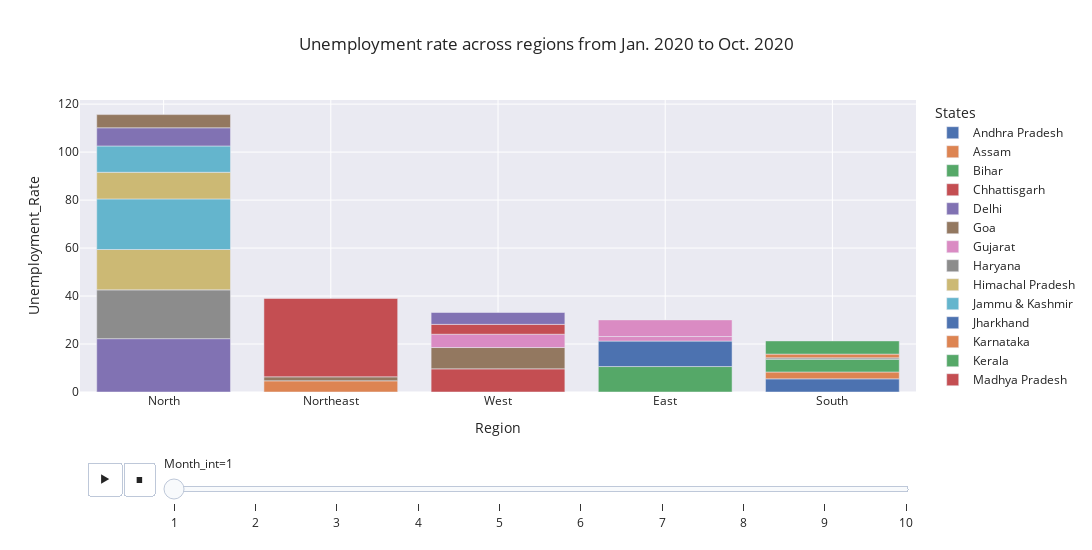

Notebook cell for this chart:
### Code cell
## Bar chart showing  unemployment rate across regions from Jan. 2020 to Oct. 2020

fig = px.bar(df_copy, x='Region', y='Unemployment_Rate', animation_frame='Month_int', color='States',
             title='Unemployment rate across regions from Jan. 2020 to Oct. 2020', height=700, template='seaborn')

# Updating the x-axis category order to be in descending total
fig.update_layout(xaxis={'categoryorder': 'total descending'})

# Adjusting the animation frame duration
fig.layout.updatemenus[0].buttons[0].args[1]["frame"]["duration"] = 1000
fig.update_layout(width=1100, height=550)
fig.show()

### Figure 1 — Plotly figure (JSON) as saved in the notebook; plotly's stock layout.template omitted (floating-point values rounded to 4 significant figures)
{"data": [{"alignmentgroup": "True", "hovertemplate": "States=Andhra Pradesh<br>Month_int=1<br>Region=%{x}<br>Unemployment_Rate=%{y}<extra></extra>", "legendgroup": "Andhra Pradesh", "marker": {"color": "rgb(76,114,176)", "pattern": {"shape": ""}}, "name": "Andhra Pradesh", "offsetgroup": "Andhra Pradesh", "orientation": "v", "showlegend": true, "textposition": "auto", "type": "bar", "x": ["South"], "xaxis": "x", "y": [5.48], "yaxis": "y"}, {"alignmentgroup": "True", "hovertemplate": "States=Assam<br>Month_int=1<br>Region=%{x}<br>Unemployment_Rate=%{y}<extra></extra>", "legendgroup": "Assam", "marker": {"color": "rgb(221,132,82)", "pattern": {"shape": ""}}, "name": "Assam", "offsetgroup": "Assam", "orientation": "v", "showlegend": true, "textposition": "auto", "type": "bar", "x": ["Northeast"], "xaxis": "x", "y": [4.66], "yaxis": "y"}, {"alignmentgroup": "True", "hovertemplate": "States=Bihar<br>Month_int=1<br>Region=%{x}<br>Unemployment_Rate=%{y}<extra></extra>", "legendgroup": "Bihar", "marker": {"color": "rgb(85,168,104)", "pattern": {"shape": ""}}, "name": "Bihar", "offsetgroup": "Bihar", "orientation": "v", "showlegend": true, "textposition": "auto", "type": "bar", "x": ["East"], "xaxis": "x", "y": [10.61], "yaxis": "y"}, {"alignmentgroup": "True", "hovertemplate": "States=Chhattisgarh<br>Month_int=1<br>Region=%{x}<br>Unemployment_Rate=%{y}<extra></extra>", "legendgroup": "Chhattisgarh", "marker": {"color": "rgb(196,78,82)", "pattern": {"shape": ""}}, "name": "Chhattisgarh", "offsetgroup": "Chhattisgarh", "orientation": "v", "showlegend": true, "textposition": "auto", "type": "bar", "x": ["West"], "xaxis": "x", "y": [9.65], "yaxis": "y"}, {"alignmentgroup": "True", "hovertemplate": "States=Delhi<br>Month_int=1<br>Region=%{x}<br>Unemployment_Rate=%{y}<extra></extra>", "legendgroup": "Delhi", "marker": {"color": "rgb(129,114,179)", "pattern": {"shape": ""}}, "name": "Delhi", "offsetgroup": "Delhi", "orientation": "v", "showlegend": true, "textposition": "auto", "type": "bar", "x": ["North"], "xaxis": "x", "y": [22.23], "yaxis": "y"}, {"alignmentgroup": "True", "hovertemplate": "States=Goa<br>Month_int=1<br>Region=%{x}<br>Unemployment_Rate=%{y}<extra></extra>", "legendgroup": "Goa", "marker": {"color": "rgb(147,120,96)", "pattern": {"shape": ""}}, "name": "Goa", "offsetgroup": "Goa", "orientation": "v", "showlegend": true, "textposition": "auto", "type": "bar", "x": ["West"], "xaxis": "x", "y": [8.89], "yaxis": "y"}, {"alignmentgroup": "True", "hovertemplate": "States=Gujarat<br>Month_int=1<br>Region=%{x}<br>Unemployment_Rate=%{y}<extra></extra>", "legendgroup": "Gujarat", "marker": {"color": "rgb(218,139,195)", "pattern": {"shape": ""}}, "name": "Gujarat", "offsetgroup": "Gujarat", "orientation": "v", "showlegend": true, "textposition": "auto", "type": "bar", "x": ["West"], "xaxis": "x", "y": [5.54], "yaxis": "y"}, {"alignmentgroup": "True", "hovertemplate": "States=Haryana<br>Month_int=1<br>Region=%{x}<br>Unemployment_Rate=%{y}<extra></extra>", "legendgroup": "Haryana", "marker": {"color": "rgb(140,140,140)", "pattern": {"shape": ""}}, "name": "Haryana", "offsetgroup": "Haryana", "orientation": "v", "showlegend": true, "textposition": "auto", "type": "bar", "x": ["North"], "xaxis": "x", "y": [20.34], "yaxis": "y"}, {"alignmentgroup": "True", "hovertemplate": "States=Himachal Pradesh<br>Month_int=1<br>Region=%{x}<br>Unemployment_Rate=%{y}<extra></extra>", "legendgroup": "Himachal Pradesh", "marker": {"color": "rgb(204,185,116)", "pattern": {"shape": ""}}, "name": "Himachal Pradesh", "offsetgroup": "Himachal Pradesh", "orientation": "v", "showlegend": true, "textposition": "auto", "type": "bar", "x": ["North"], "xaxis": "x", "y": [16.83], "yaxis": "y"}, {"alignmentgroup": "True", "hovertemplate": "States=Jammu & Kashmir<br>Month_int=1<br>Region=%{x}<br>Unemployment_Rate=%{y}<extra></extra>", "legendgroup": "Jammu & Kashmir", "marker": {"color": "rgb(100,181,205)", "pattern": {"shape": ""}}, "name": "Jammu & Kashmir", "offsetgroup": "Jammu & Kashmir", "orientation": "v", "showlegend": true, "textposition": "auto", "type": "bar", "x": ["North"], "xaxis": "x", "y": [21.08], "yaxis": "y"}, {"alignmentgroup": "True", "hovertemplate": "States=Jharkhand<br>Month_int=1<br>Region=%{x}<br>Unemployment_Rate=%{y}<extra></extra>", "legendgroup": "Jharkhand", "marker": {"color": "rgb(76,114,176)", "pattern": {"shape": ""}}, "name": "Jharkhand", "offsetgroup": "Jharkhand", "orientation": "v", "showlegend": true, "textposition": "auto", "type": "bar", "x": ["East"], "xaxis": "x", "y": [10.61], "yaxis": "y"}, {"alignmentgroup": "True", "hovertemplate": "States=Karnataka<br>Month_int=1<br>Region=%{x}<br>Unemployment_Rate=%{y}<extra></extra>", "legendgroup": "Karnataka", "marker": {"color": "rgb(221,132,82)", "pattern": {"shape": ""}}, "name": "Karnataka", "offsetgroup": "Karnataka", "orientation": "v", "showlegend": true, "textposition": "auto", "type": "bar", "x": ["South"], "xaxis": "x", "y": [2.86], "yaxis": "y"}, {"alignmentgroup": "True", "hovertemplate": "States=Kerala<br>Month_int=1<br>Region=%{x}<br>Unemployment_Rate=%{y}<extra></extra>", "legendgroup": "Kerala", "marker": {"color": "rgb(85,168,104)", "pattern": {"shape": ""}}, "name": "Kerala", "offsetgroup": "Kerala", "orientation": "v", "showlegend": true, "textposition": "auto", "type": "bar", "x": ["South"], "xaxis": "x", "y": [5.31], "yaxis": "y"}, {"alignmentgroup": "True", "hovertemplate": "States=Madhya Pradesh<br>Month_int=1<br>Region=%{x}<br>Unemployment_Rate=%{y}<extra></extra>", "legendgroup": "Madhya Pradesh", "marker": {"color": "rgb(196,78,82)", "pattern": {"shape": ""}}, "name": "Madhya Pradesh", "offsetgroup": "Madhya Pradesh", "orientation": "v", "showlegend": true, "textposition": "auto", "type": "bar", "x": ["West"], "xaxis": "x", "y": [4.11], "yaxis": "y"}, {"alignmentgroup": "True", "hovertemplate": "States=Maharashtra<br>Month_int=1<br>Region=%{x}<br>Unemployment_Rate=%{y}<extra></extra>", "legendgroup": "Maharashtra", "marker": {"color": "rgb(129,114,179)", "pattern": {"shape": ""}}, "name": "Maharashtra", "offsetgroup": "Maharashtra", "orientation": "v", "showlegend": true, "textposition": "auto", "type": "bar", "x": ["West"], "xaxis": "x", "y": [4.95], "yaxis": "y"}, {"alignmentgroup": "True", "hovertemplate": "States=Meghalaya<br>Month_int=1<br>Region=%{x}<br>Unemployment_Rate=%{y}<extra></extra>", "legendgroup": "Meghalaya", "marker": {"color": "rgb(147,120,96)", "pattern": {"shape": ""}}, "name": "Meghalaya", "offsetgroup": "Meghalaya", "orientation": "v", "showlegend": true, "textposition": "auto", "type": "bar", "x": ["Northeast"], "xaxis": "x", "y": [1.66], "yaxis": "y"}, {"alignmentgroup": "True", "hovertemplate": "States=Odisha<br>Month_int=1<br>Region=%{x}<br>Unemployment_Rate=%{y}<extra></extra>", "legendgroup": "Odisha", "marker": {"color": "rgb(218,139,195)", "pattern": {"shape": ""}}, "name": "Odisha", "offsetgroup": "Odisha", "orientation": "v", "showlegend": true, "textposition": "auto", "type": "bar", "x": ["East"], "xaxis": "x", "y": [1.9], "yaxis": "y"}, {"alignmentgroup": "True", "hovertemplate": "States=Puducherry<br>Month_int=1<br>Region=%{x}<br>Unemployment_Rate=%{y}<extra></extra>", "legendgroup": "Puducherry", "marker": {"color": "rgb(140,140,140)", "pattern": {"shape": ""}}, "name": "Puducherry", "offsetgroup": "Puducherry", "orientation": "v", "showlegend": true, "textposition": "auto", "type": "bar", "x": ["South"], "xaxis": "x", "y": [0.58], "yaxis": "y"}, {"alignmentgroup": "True", "hovertemplate": "States=Punjab<br>Month_int=1<br>Region=%{x}<br>Unemployment_Rate=%{y}<extra></extra>", "legendgroup": "Punjab", "marker": {"color": "rgb(204,185,116)", "pattern": {"shape": ""}}, "name": "Punjab", "offsetgroup": "Punjab", "orientation": "v", "showlegend": true, "textposition": "auto", "type": "bar", "x": ["North"], "xaxis": "x", "y": [11.11], "yaxis": "y"}, {"alignmentgroup": "True", "hovertemplate": "States=Rajasthan<br>Month_int=1<br>Region=%{x}<br>Unemployment_Rate=%{y}<extra></extra>", "legendgroup": "Rajasthan", "marker": {"color": "rgb(100,181,205)", "pattern": {"shape": ""}}, "name": "Rajasthan", "offsetgroup": "Rajasthan", "orientation": "v", "showlegend": true, "textposition": "auto", "type": "bar", "x": ["North"], "xaxis": "x", "y": [10.97], "yaxis": "y"}, {"alignmentgroup": "True", "hovertemplate": "States=Tamil Nadu<br>Month_int=1<br>Region=%{x}<br>Unemployment_Rate=%{y}<extra></extra>", "legendgroup": "Tamil Nadu", "marker": {"color": "rgb(221,132,82)", "pattern": {"shape": ""}}, "name": "Tamil Nadu", "offsetgroup": "Tamil Nadu", "orientation": "v", "showlegend": true, "textposition": "auto", "type": "bar", "x": ["South"], "xaxis": "x", "y": [1.57], "yaxis": "y"}, {"alignmentgroup": "True", "hovertemplate": "States=Telangana<br>Month_int=1<br>Region=%{x}<br>Unemployment_Rate=%{y}<extra></extra>", "legendgroup": "Telangana", "marker": {"color": "rgb(85,168,104)", "pattern": {"shape": ""}}, "name": "Telangana", "offsetgroup": "Telangana", "orientation": "v", "showlegend": true, "textposition": "auto", "type": "bar", "x": ["South"], "xaxis": "x", "y": [5.49], "yaxis": "y"}, {"alignmentgroup": "True", "hovertemplate": "States=Tripura<br>Month_int=1<br>Region=%{x}<br>Unemployment_Rate=%{y}<extra></extra>", "legendgroup": "Tripura", "marker": {"color": "rgb(196,78,82)", "pattern": {"shape": ""}}, "name": "Tripura", "offsetgroup": "Tripura", "orientation": "v", "showlegend": true, "textposition": "auto", "type": "bar", "x": ["Northeast"], "xaxis": "x", "y": [32.67], "yaxis": "y"}, {"alignmentgroup": "True", "hovertemplate": "States=Uttar Pradesh<br>Month_int=1<br>Region=%{x}<br>Unemployment_Rate=%{y}<extra></extra>", "legendgroup": "Uttar Pradesh", "marker": {"color": "rgb(129,114,179)", "pattern": {"shape": ""}}, "name": "Uttar Pradesh", "offsetgroup": "Uttar Pradesh", "orientation": "v", "showlegend": true, "textposition": "auto", "type": "bar", "x": ["North"], "xaxis": "x", "y": [7.58], "yaxis": "y"}, {"alignmentgroup": "True", "hovertemplate": "States=Uttarakhand<br>Month_int=1<br>Region=%{x}<br>Unemployment_Rate=%{y}<extra></extra>", "legendgroup": "Uttarakhand", "marker": {"color": "rgb(147,120,96)", "pattern": {"shape": ""}}, "name": "Uttarakhand", "offsetgroup": "Uttarakhand", "orientation": "v", "showlegend": true, "textposition": "auto", "type": "bar", "x": ["North"], "xaxis": "x", "y": [5.49], "yaxis": "y"}, {"alignmentgroup": "True", "hovertemplate": "States=West Bengal<br>Month_int=1<br>Region=%{x}<br>Unemployment_Rate=%{y}<extra></extra>", "legendgroup": "West Bengal", "marker": {"color": "rgb(218,139,195)", "pattern": {"shape": ""}}, "name": "West Bengal", "offsetgroup": "West Bengal", "orientation": "v", "showlegend": true, "textposition": "auto", "type": "bar", "x": ["East"], "xaxis": "x", "y": [6.94], "yaxis": "y"}], "layout": {"barmode": "relative", "height": 550, "legend": {"title": {"text": "States"}, "tracegroupgap": 0}, "sliders": [{"active": 0, "currentvalue": {"prefix": "Month_int="}, "len": 0.9, "pad": {"b": 10, "t": 60}, "steps": [{"args": [["1"], {"frame": {"duration": 0, "redraw": true}, "fromcurrent": true, "mode": "immediate", "transition": {"duration": 0, "easing": "linear"}}], "label": "1", "method": "animate"}, {"args": [["2"], {"frame": {"duration": 0, "redraw": true}, "fromcurrent": true, "mode": "immediate", "transition": {"duration": 0, "easing": "linear"}}], "label": "2", "method": "animate"}, {"args": [["3"], {"frame": {"duration": 0, "redraw": true}, "fromcurrent": true, "mode": "immediate", "transition": {"duration": 0, "easing": "linear"}}], "label": "3", "method": "animate"}, {"args": [["4"], {"frame": {"duration": 0, "redraw": true}, "fromcurrent": true, "mode": "immediate", "transition": {"duration": 0, "easing": "linear"}}], "label": "4", "method": "animate"}, {"args": [["5"], {"frame": {"duration": 0, "redraw": true}, "fromcurrent": true, "mode": "immediate", "transition": {"duration": 0, "easing": "linear"}}], "label": "5", "method": "animate"}, {"args": [["6"], {"frame": {"duration": 0, "redraw": true}, "fromcurrent": true, "mode": "immediate", "transition": {"duration": 0, "easing": "linear"}}], "label": "6", "method": "animate"}, {"args": [["7"], {"frame": {"duration": 0, "redraw": true}, "fromcurrent": true, "mode": "immediate", "transition": {"duration": 0, "easing": "linear"}}], "label": "7", "method": "animate"}, {"args": [["8"], {"frame": {"duration": 0, "redraw": true}, "fromcurrent": true, "mode": "immediate", "transition": {"duration": 0, "easing": "linear"}}], "label": "8", "method": "animate"}, {"args": [["9"], {"frame": {"duration": 0, "redraw": true}, "fromcurrent": true, "mode": "immediate", "transition": {"duration": 0, "easing": "linear"}}], "label": "9", "method": "animate"}, {"args": [["10"], {"frame": {"duration": 0, "redraw": true}, "fromcurrent": true, "mode": "immediate", "transition": {"duration": 0, "easing": "linear"}}], "label": "10", "method": "animate"}], "x": 0.1, "xanchor": "left", "y": 0, "yanchor": "top"}], "title": {"text": "Unemployment rate across regions from Jan. 2020 to Oct. 2020"}, "updatemenus": [{"buttons": [{"args": [null, {"frame": {"duration": 1000, "redraw": true}, "fromcurrent": true, "mode": "immediate", "transition": {"duration": 500, "easing": "linear"}}], "label": "&#9654;", "method": "animate"}, {"args": [[null], {"frame": {"duration": 0, "redraw": true}, "fromcurrent": true, "mode": "immediate", "transition": {"duration": 0, "easing": "linear"}}], "label": "&#9724;", "method": "animate"}], "direction": "left", "pad": {"r": 10, "t": 70}, "showactive": false, "type": "buttons", "x": 0.1, "xanchor": "right", "y": 0, "yanchor": "top"}], "width": 1100, "xaxis": {"anchor": "y", "categoryorder": "total descending", "domain": [0, 1], "title": {"text": "Region"}}, "yaxis": {"anchor": "x", "domain": [0, 1], "title": {"text": "Unemployment_Rate"}}}}
